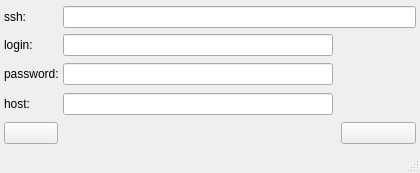
<?xml version="1.0" encoding="UTF-8"?>
<ui version="4.0">
 <class>MainWindow</class>
 <widget class="QMainWindow" name="MainWindow">
  <property name="geometry">
   <rect>
    <x>0</x>
    <y>0</y>
    <width>420</width>
    <height>173</height>
   </rect>
  </property>
  <property name="sizePolicy">
   <sizepolicy hsizetype="Preferred" vsizetype="Fixed">
    <horstretch>0</horstretch>
    <verstretch>0</verstretch>
   </sizepolicy>
  </property>
  <property name="minimumSize">
   <size>
    <width>420</width>
    <height>173</height>
   </size>
  </property>
  <property name="maximumSize">
   <size>
    <width>420</width>
    <height>173</height>
   </size>
  </property>
  <property name="windowTitle">
   <string>Строка соединения SSH</string>
  </property>
  <property name="windowIcon">
   <iconset resource="../images/images.qrc">
    <normaloff>:/newPrefix/stock_connect.png</normaloff>:/newPrefix/stock_connect.png</iconset>
  </property>
  <widget class="QWidget" name="centralwidget">
   <layout class="QGridLayout" name="gridLayout">
    <property name="leftMargin">
     <number>4</number>
    </property>
    <property name="topMargin">
     <number>0</number>
    </property>
    <property name="rightMargin">
     <number>4</number>
    </property>
    <property name="bottomMargin">
     <number>0</number>
    </property>
    <property name="horizontalSpacing">
     <number>4</number>
    </property>
    <property name="verticalSpacing">
     <number>0</number>
    </property>
    <item row="0" column="0">
     <widget class="QLabel" name="label">
      <property name="text">
       <string>ssh:</string>
      </property>
     </widget>
    </item>
    <item row="0" column="1" colspan="3">
     <widget class="QLineEdit" name="lineSsh"/>
    </item>
    <item row="1" column="0">
     <widget class="QLabel" name="label_2">
      <property name="text">
       <string>login:</string>
      </property>
     </widget>
    </item>
    <item row="1" column="1">
     <widget class="QLineEdit" name="lineLogin"/>
    </item>
    <item row="1" column="3">
     <spacer name="horizontalSpacer_2">
      <property name="orientation">
       <enum>Qt::Horizontal</enum>
      </property>
      <property name="sizeHint" stdset="0">
       <size>
        <width>185</width>
        <height>20</height>
       </size>
      </property>
     </spacer>
    </item>
    <item row="2" column="0">
     <widget class="QLabel" name="label_3">
      <property name="text">
       <string>password:</string>
      </property>
     </widget>
    </item>
    <item row="2" column="1">
     <widget class="QLineEdit" name="linePwd"/>
    </item>
    <item row="2" column="3">
     <spacer name="horizontalSpacer_3">
      <property name="orientation">
       <enum>Qt::Horizontal</enum>
      </property>
      <property name="sizeHint" stdset="0">
       <size>
        <width>138</width>
        <height>24</height>
       </size>
      </property>
     </spacer>
    </item>
    <item row="3" column="0">
     <widget class="QLabel" name="label_4">
      <property name="text">
       <string>host:</string>
      </property>
     </widget>
    </item>
    <item row="3" column="1">
     <widget class="QLineEdit" name="lineHost"/>
    </item>
    <item row="3" column="3">
     <spacer name="horizontalSpacer_4">
      <property name="orientation">
       <enum>Qt::Horizontal</enum>
      </property>
      <property name="sizeHint" stdset="0">
       <size>
        <width>138</width>
        <height>24</height>
       </size>
      </property>
     </spacer>
    </item>
    <item row="5" column="1" colspan="2">
     <spacer name="horizontalSpacer">
      <property name="orientation">
       <enum>Qt::Horizontal</enum>
      </property>
      <property name="sizeHint" stdset="0">
       <size>
        <width>450</width>
        <height>17</height>
       </size>
      </property>
     </spacer>
    </item>
    <item row="5" column="3">
     <widget class="QPushButton" name="butExit">
      <property name="minimumSize">
       <size>
        <width>75</width>
        <height>0</height>
       </size>
      </property>
      <property name="maximumSize">
       <size>
        <width>75</width>
        <height>16777215</height>
       </size>
      </property>
      <property name="text">
       <string/>
      </property>
      <property name="icon">
       <iconset resource="../images/images.qrc">
        <normaloff>:/newPrefix/application-exit.png</normaloff>:/newPrefix/application-exit.png</iconset>
      </property>
     </widget>
    </item>
    <item row="5" column="0">
     <widget class="QPushButton" name="butTerm">
      <property name="maximumSize">
       <size>
        <width>54</width>
        <height>16777215</height>
       </size>
      </property>
      <property name="text">
       <string/>
      </property>
      <property name="icon">
       <iconset resource="../images/images.qrc">
        <normaloff>:/newPrefix/terminator.png</normaloff>:/newPrefix/terminator.png</iconset>
      </property>
     </widget>
    </item>
   </layout>
  </widget>
  <widget class="QStatusBar" name="statusbar"/>
 </widget>
 <tabstops>
  <tabstop>lineSsh</tabstop>
  <tabstop>lineLogin</tabstop>
 </tabstops>
 <resources>
  <include location="../images/images.qrc"/>
 </resources>
 <connections/>
</ui>
